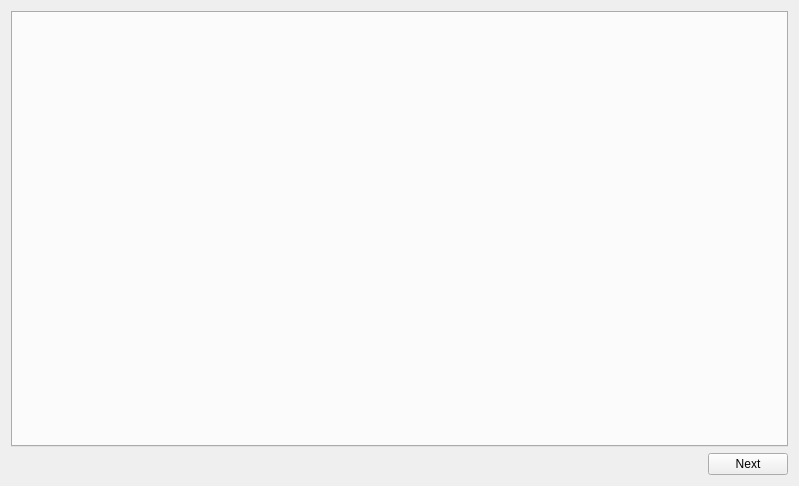
<?xml version="1.0" encoding="UTF-8"?>
<ui version="4.0">
 <class>Widget</class>
 <widget class="QWidget" name="Widget">
  <property name="geometry">
   <rect>
    <x>0</x>
    <y>0</y>
    <width>799</width>
    <height>486</height>
   </rect>
  </property>
  <property name="maximumSize">
   <size>
    <width>16777215</width>
    <height>16777215</height>
   </size>
  </property>
  <property name="windowTitle">
   <string>Widget</string>
  </property>
  <layout class="QVBoxLayout" name="verticalLayout">
   <item>
    <widget class="QTabWidget" name="tabWidget"/>
   </item>
   <item>
    <layout class="QHBoxLayout" name="horizontalLayout">
     <item>
      <spacer name="horizontalSpacer">
       <property name="orientation">
        <enum>Qt::Horizontal</enum>
       </property>
       <property name="sizeHint" stdset="0">
        <size>
         <width>40</width>
         <height>20</height>
        </size>
       </property>
      </spacer>
     </item>
     <item>
      <widget class="QPushButton" name="pushButton">
       <property name="text">
        <string>Next</string>
       </property>
      </widget>
     </item>
    </layout>
   </item>
  </layout>
 </widget>
 <layoutdefault spacing="6" margin="11"/>
 <resources/>
 <connections/>
</ui>
